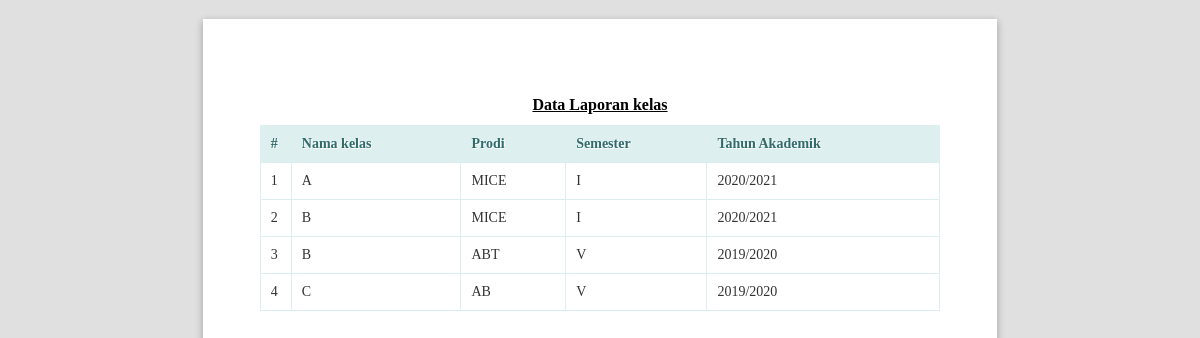
/public/kelas/lihatlaporan (signed in), run on an earlier commit of the app's database.
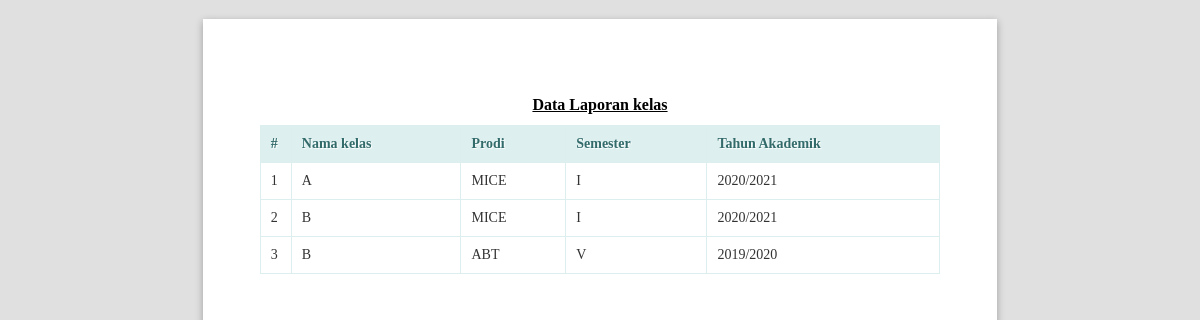
And on a later commit of the database.
### tables this page shows
CREATE TABLE `kelas` (
  `kelas_id` int(11) NOT NULL,
  `nama_kelas` varchar(40) NOT NULL,
  `prodi_id` int(11) NOT NULL,
  `semester` varchar(10) NOT NULL,
  `Tahun_akademik` varchar(10) NOT NULL
);

CREATE TABLE `prodi` (
  `prodi_id` int(11) NOT NULL,
  `nama_prodi` varchar(35) NOT NULL
);

### app/core/Controller.php (called while the page is built, shortened)
<?php
class Controller{
	public function view($view, $data = [])
	{
		require_once '../app/views/' . $view . '.php';
	}
	public function model($model)
	{
		return new $model;
	}
}

### app/controllers/Kelas.php (called while the page is built, shortened)
<?php
class kelas extends Controller {
	public function lihatlaporan()
	{
		$data['title'] = 'Data Laporan kelas';
		$data['kelas'] = $this->model('KelasModel')->getAllKelas();
		$this->view('kelas/lihatlaporan', $data);
	}
}

### app/core/App.php (called while the page is built, shortened)
<?php
class App{
	protected $method = 'index';
	protected $params = [];
	public function __construct(){
		$url = $this->parseURL();
		if(file_exists('../app/controllers/' . $url[0] . '.php')){
			unset($url[0]);
		}
		$this->controller = new $this->controller;
		if(isset($url[1])){
			if(method_exists($this->controller, $url[1])){
				$this->method = $url[1];
			}
		}
		call_user_func_array([$this->controller, $this->method], $this->params);
	}
	public function parseURL(){
		if( isset($_GET['url'])){
			$url = rtrim($_GET['url'], '/');
			$url = filter_var($url, FILTER_SANITIZE_URL);
			$url = explode('/',$url);
			return $url;
		}
	}
}

### public/index.php (called while the page is built, shortened)
<?php
$app = new App;

### app/core/Database.php (called while the page is built, shortened)
<?php
class Database{
	private $host = DB_HOST;
	private $user = DB_USER;
	private $pass = DB_PASS;
	private $dbnm = DB_NAME;
	private $dbh;
	private $stmt;
	public function __construct()
	{
		$dsn = 'mysql:host='. $this->host .';dbname='. $this->dbnm;
		$option = [
			PDO::ATTR_PERSISTENT => true,
			PDO::ATTR_ERRMODE => PDO::ERRMODE_EXCEPTION
		];
		try{
			$this->dbh = new PDO($dsn,$this->user,$this->pass, $option);
		}catch(PDOException $e){
			die($e->getMessage());
		}
	}
	public function query($query)
	{
		$this->stmt = $this->dbh->prepare($query);
	}
	public function execute()
	{
		$this->stmt->execute();
	}
	public function resultSet()
	{
		$this->execute();
		return $this->stmt->fetchAll(PDO::FETCH_ASSOC);
	}
}

### app/models/KelasModel.php (called while the page is built, shortened)
<?php
class KelasModel {
	private $table = 'kelas';
	private $db;
	public function __construct()
	{
		$this->db = new Database;
	}
	public function getAllKelas()
	{
		$this->db->query("SELECT kelas.*, prodi.nama_prodi FROM " . $this->table . " JOIN prodi ON prodi.prodi_id = kelas.prodi_id");
		return $this->db->resultSet();
	}
}

### app/views/kelas/lihatlaporan.php (the view, shortened to what this page needs)
<!DOCTYPE html>
<html lang="en">
<head>
  <link rel="stylesheet" href="<?= base_url ?>/dist/js/normalize.min.css">
  <link rel="stylesheet" href="<?= base_url ?>/dist/css/paper.css">
</head>
<body class="A4 potrait">
  <section class="sheet padding-15mm">
      <h1 class="center" style="text-decoration: underline;margin-top: 20px;"><?= $data['title'] ?></h1>
      <table class="table">
                  <thead>
                    <tr>
                      <th style="width: 10px">#</th>
                      <th>Nama kelas</th>
                      <th>Prodi</th>
                      <th>Semester</th>
                      <th>Tahun Akademik</th>
                    </tr>
                  </thead>
                  <tbody>
                  <?php $no=1; ?>
                    <?php foreach ($data['kelas'] as $row) :?>
                    <tr>
                      <td><?= $no; ?></td>
                      <td><?= $row['nama_kelas'];?></td>
                      <td><?= $row['nama_prodi'];?></td>
                      <td><?= $row['semester'];?></td>
                      <td><?= $row['Tahun_akademik'];?></td>
                    </tr>
                    <?php $no++; endforeach; ?>
                  </tbody>
                </table>
  </section>
</body>
</html>

### app/views/kelas/lihatlaporan.php (style rules this page uses)
.center { margin-right: auto; margin-left: auto; text-align: center; }
h1 { font-size: 16px; }
* { font-family: Calibri; font-size: 14px; -webkit-print-color-adjust:exact; }
.table { border: solid 1px #DDEEEE; border-collapse: collapse; border-spacing: 0; font: normal 13px Arial, sans-serif; width: 100%; }
.table thead th { background-color: #DDEFEF; border: solid 1px #DDEEEE; color: #336B6B; padding: 10px; text-align: left; text-shadow: 1px 1px 1px #fff; }
.table tbody td { border: solid 1px #DDEEEE; color: #333; padding: 10px; text-shadow: 1px 1px 1px #fff; }

What changed in the data, as far as the page shows it:
removed kelas: nama_kelas "C", prodi.nama_prodi "AB", semester "V", Tahun_akademik "2019/2020"
